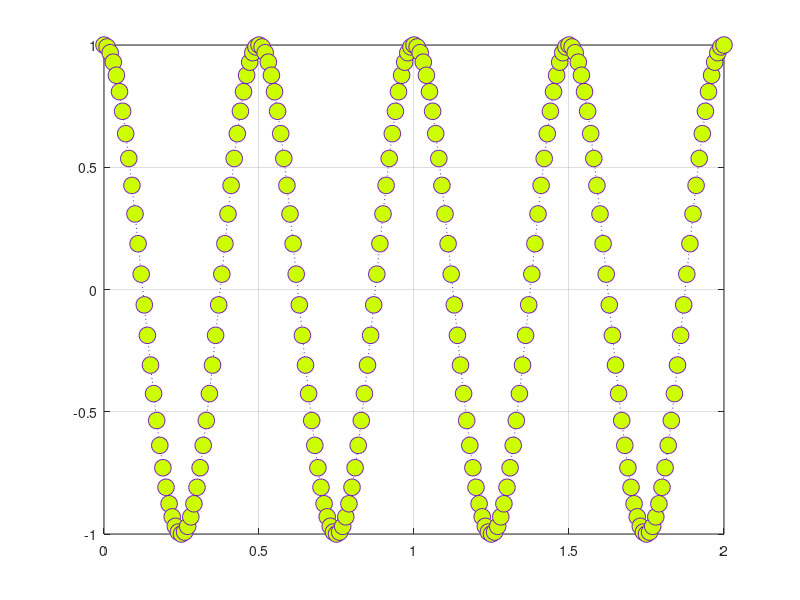
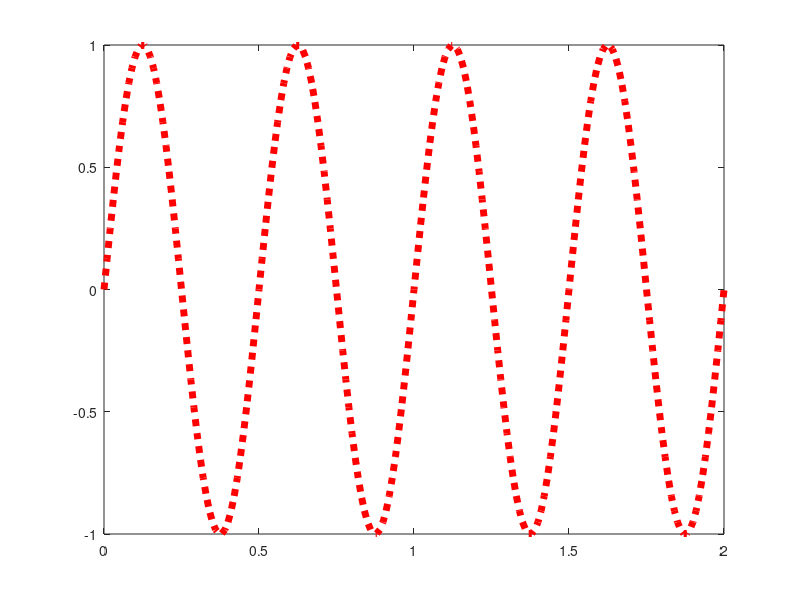

Source code (MATLAB) for these figures, in order:
clc;
clear;
close all;

f0=2;
t=0:0.01:2;

x=cos(2*pi*f0*t);
y=sin(2*pi*f0*t);

figure;
plot(t,x,'o:','Color',[116 31 186]/255,'MarkerSize',12,'MarkerFaceColor',[0.8 1 0]);
grid on;

figure;
plot(t,y,'r:','LineWidth',5);

